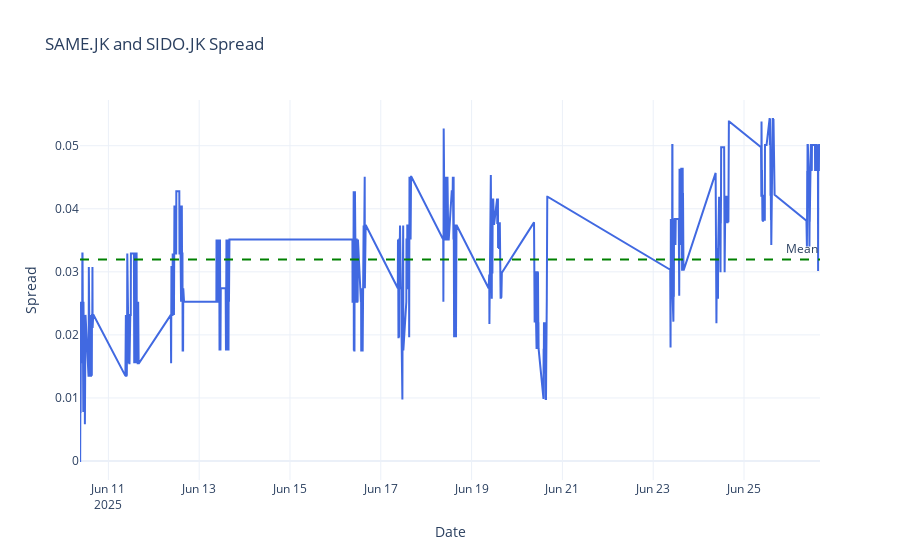

Source (notebook cell):
### Code cell
fig = go.Figure()

fig.add_trace(go.Scatter(
    x=spread.index,
    y=spread.values,
    mode='lines',
    name=f'Spread: {stock_a} - {stock_b}',
    line=dict(color='royalblue', width=2)
))

# Tambahkan garis horizontal mean spread
mean_spread = spread.mean()
fig.add_hline(y=mean_spread, line_dash="dash", line_color="green",
              annotation_text="Mean", annotation_position="top right")

# Layout
fig.update_layout(
    title=f"{stock_a} and {stock_b} Spread",
    xaxis_title="Date",
    yaxis_title="Spread",
    template='plotly_white',
    hovermode='x unified'
)

fig.show()

### Figure 1 — Plotly figure (JSON) as saved in the notebook; plotly's stock layout.template omitted (floating-point values rounded to 4 significant figures; data arrays with more than 128 entries replaced by an {"elided": "..."} marker saying what was removed)
{"data": [{"line": {"color": "royalblue", "width": 2}, "mode": "lines", "name": "Spread: SAME.JK - SIDO.JK", "type": "scatter", "x": {"elided": "847 str values"}, "y": {"elided": "847 float values"}}], "layout": {"annotations": [{"showarrow": false, "text": "Mean", "x": 1, "xanchor": "right", "xref": "x domain", "y": 0.03197, "yanchor": "bottom", "yref": "y"}], "hovermode": "x unified", "shapes": [{"line": {"color": "green", "dash": "dash"}, "type": "line", "x0": 0, "x1": 1, "xref": "x domain", "y0": 0.03197, "y1": 0.03197, "yref": "y"}], "title": {"text": "SAME.JK and SIDO.JK Spread"}, "xaxis": {"title": {"text": "Date"}}, "yaxis": {"title": {"text": "Spread"}}}}
